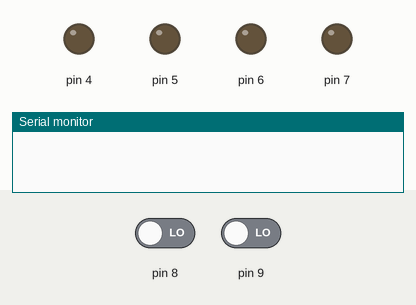
Simulated run of this sketch. Board: Arduino Uno, built with avr-gcc and run on an emulated ATmega328P. Parts: output pins drawn as LEDs (lit = HIGH), the last lines printed to the serial monitor. The test bench sets the inputs (shaded band); at power-on: pin 8 LOW, pin 9 LOW.

Above: at 1.2 s.
1.3 s: pin 8 driven HIGH
At 1.9 s:
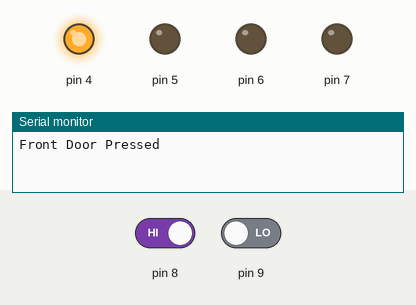
At 2.7 s:
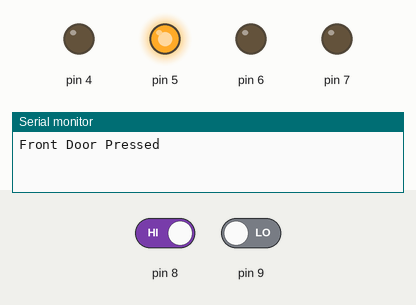
4.3 s: pin 9 driven HIGH
At 4.9 s:
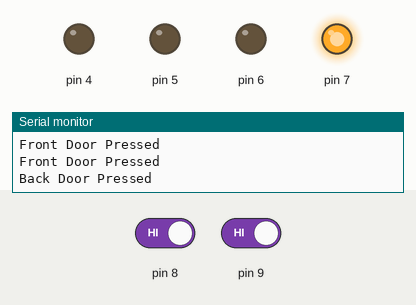
Timing chart, 0 to 13.3 s (numbered marks = the images above; inputs shaded):
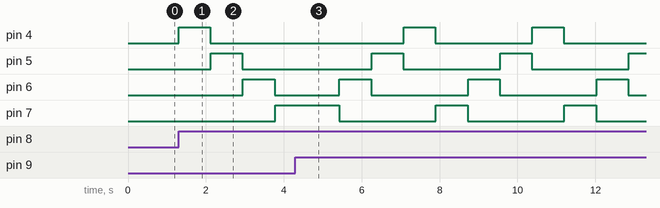

Measured:
- after the input at 1.3 s, pin 4: LOW → HIGH at once, → LOW 0.81 s later; pin 5: LOW → HIGH after 0.83 s, → LOW 0.81 s later; pin 6: LOW → HIGH after 1.7 s, → LOW 0.82 s later; pin 7: LOW → HIGH after 2.5 s

The sketch:

doorbell_sequencer.ino
```cpp
/* Doorbell Sequencer */
/* 2 input pins */
/* 4 output pins */

// these are all of our outputs, 'enum' is like saying, you can't change the value later....
enum class TYPE_OUTPUTS
{
  OUTPUT_RELAY1 = 4,
  OUTPUT_RELAY2 = 5,
  OUTPUT_RELAY3 = 6,
  OUTPUT_RELAY4 = 7
};
// these are all of our inputs
enum class TYPE_INPUTS
{
  INPUT_BTN_FRONT = 8,
  INPUT_BTN_BACK = 9
};
// use this to define how long the arduino should wait in between chimes in milliseconds.
#define SEQUENCE_DELAY_MS (int)800
// use this to define how many relays that we have.
#define SEQUENCE_SIZE     (int)4
// this is an array of chimes that the arduino will perform in order for the front door.
TYPE_OUTPUTS sequence1[SEQUENCE_SIZE] = { TYPE_OUTPUTS::OUTPUT_RELAY1,
                                          TYPE_OUTPUTS::OUTPUT_RELAY2,
                                          TYPE_OUTPUTS::OUTPUT_RELAY3,
                                          TYPE_OUTPUTS::OUTPUT_RELAY4 };
// this is also an array of chimes that the arduino will perform in order but for the back door.
TYPE_OUTPUTS sequence2[SEQUENCE_SIZE] = { TYPE_OUTPUTS::OUTPUT_RELAY4,
                                          TYPE_OUTPUTS::OUTPUT_RELAY3,
                                          TYPE_OUTPUTS::OUTPUT_RELAY2,
                                          TYPE_OUTPUTS::OUTPUT_RELAY1 };

// this is a pointer, we use this to cut down on code..if the back door is pressed,
// it is set to the back door sequence, if the front door is pressed, it is set to the back door.
TYPE_OUTPUTS sequence_ptr[SEQUENCE_SIZE] = {};
// The sequence index is the current relay the arduino is processing.
int sequence_idx = 0;
// the sequence triggered flag is true whenever the arduino should start processing,
// relays, it is false whenever it should be reading button presses.
bool sequence_triggered = false;
// this 'SetRelay' function will set all relays to off except the one we want,
// this is so they don't all chime at once.
static void SetRelaysOff()
{
  for (int i = (int)TYPE_OUTPUTS::OUTPUT_RELAY1; i <= (int)TYPE_OUTPUTS::OUTPUT_RELAY4; ++i)
  {
      digitalWrite(i, LOW);
      delay(5);
  }
}
static void SetRelay(TYPE_OUTPUTS relay)
{
  digitalWrite((int)relay, HIGH);
  delay(5);
}
// check if the front button is pressed
static bool GetFrontBtnPressed()
{
  int buttonstate = digitalRead((int)TYPE_INPUTS::INPUT_BTN_FRONT);

  return buttonstate == HIGH;
}
// check if the back button is pressed
static bool GetBackBtnPressed()
{
  int buttonstate = digitalRead((int)TYPE_INPUTS::INPUT_BTN_BACK);

  return buttonstate == HIGH;
}
// initialize our pin inputs/outputs
void setup() {
  // put your setup code here, to run once:
  pinMode((int)TYPE_OUTPUTS::OUTPUT_RELAY1, OUTPUT);
  pinMode((int)TYPE_OUTPUTS::OUTPUT_RELAY2, OUTPUT);
  pinMode((int)TYPE_OUTPUTS::OUTPUT_RELAY3, OUTPUT);
  pinMode((int)TYPE_OUTPUTS::OUTPUT_RELAY4, OUTPUT);
  pinMode((int)TYPE_INPUTS::INPUT_BTN_FRONT, INPUT);
  pinMode((int)TYPE_INPUTS::INPUT_BTN_BACK, INPUT);
  Serial.begin(9600);
  SetRelaysOff();
}
// this function keeps looping forever
void loop() {
  // put your main code here, to run repeatedly:
  // check for button press, don't do anything until there is one
  if (!sequence_triggered)
  {
    // check for button presses if there hasn't been
    if (GetFrontBtnPressed())
    {
      // front button pressed..
      memcpy(&sequence_ptr[0], &sequence1[0], sizeof(TYPE_OUTPUTS) * SEQUENCE_SIZE);
      sequence_triggered = true;
      Serial.println("Front Door Pressed\n");
    }
    if (GetBackBtnPressed())
    {
      memcpy(&sequence_ptr[0], &sequence2[0], sizeof(TYPE_OUTPUTS) * SEQUENCE_SIZE);
      sequence_triggered = true;
      Serial.println("Back Door Pressed\n");
    }
    // adding a generic delay in there can help the arduino not get bogged down.
    delay(1);
  }
  else
  {
    // if there has been a button press, we need to execute it
    SetRelay(sequence_ptr[sequence_idx]);
    if (++sequence_idx >= SEQUENCE_SIZE)
    {
        sequence_idx = 0;
        sequence_triggered = false;
        // let dereference our pointer variable (for safety) so that we can set it again later.
    }
    // delay by the amount specified at the top of the file.
    delay(SEQUENCE_DELAY_MS);
    SetRelaysOff();
  }
}
```
